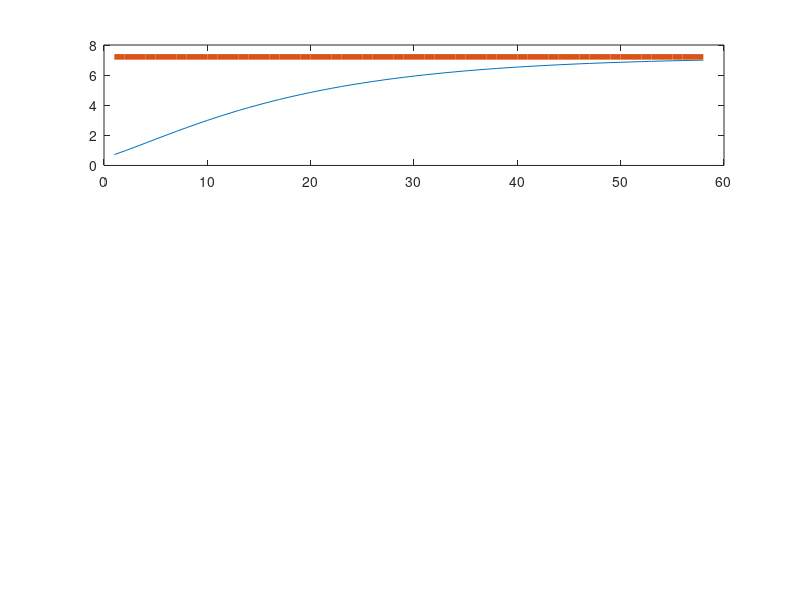

Source code (MATLAB): (Note: this script raises an error after producing the figure.)
% perfect foresight transitional dynamics for the one sector growth model

clear
clc
close all

% parameters are capital's share, the depreciation rate for capital, the
% subjective discount factor and the inverse of the elasticity of
% intertemporal substitution of consumption.  
alpha = 0.36;
delta = 0.06;
beta = 0.96;
sigma = 2.0;

% Additional parameters is the length of the transition.  
simlength = 175;

% smoothing parameters which governs the speed with which the path of
% capital is updated.  
lambda = 0.6; 

% steady state of the model
zss = 1.0;
kterm = 1.0/beta - (1.0 - delta);
kss = alpha*zss/kterm;
kss = kss^(1.0/(1.0 - alpha));
css = zss*(kss^alpha) - delta*kss;

yss = zss*(kss^alpha);
iss = delta*kss;
rss = alpha*yss/kss - delta;

disp ( ' Perfect Foresight Transitional Dynamics of the One-Sector Growth Model ' )
disp ( ' ' )
disp ( ' remark: if T is too small, then the model will not return to the steady state ' )
disp ( ' ' )

%%%%%%%%%%%%%%%%%%%%%%%%%%%%%%%%%%%%%
%                                   %
%      Transitional Dyanmics        %
%                                   %
%%%%%%%%%%%%%%%%%%%%%%%%%%%%%%%%%%%%%


zvec = ones(1,simlength-1)*zss;
kvec = ones(1, simlength-1)*kss;

precision = 0.0001;
distance = 2.0*precision;
iteration = 0;

kvec(1) = 0.1*kss;

while (distance > precision)
    
    % solve for real interest rates implied by the conjectured path of k
    rvec = alpha*zvec.*(kvec.^(alpha - 1.0)) - delta;
      
    % solve for path of consumption, critically note that if r(T+1) is the
    % steady state level, then c(T-1) must equal css.  Starting at this
    % value, we solve backwards for the path of consumption implied by real
    % interest rates.
    cvec = zeros(1, simlength - 1);
    
    t = simlength - 1;
    cvec(t) = css;
    for t = simlength - 2:-1:1
        eulerterm = beta*(1.0 + rvec(t+1));
        eulerterm = eulerterm^(-1.0/sigma);
        cvec(t) = eulerterm*cvec(t+1);
    end
    
    % Output in each period <i>using the conjectured path for k<i> is used,
    % alongside consumption, to derive an implied path that is Tk.
    yvec = zvec.*(kvec.^alpha);
    
    Tkvec = zeros(1, simlength - 1);
    Tkvec(1) = kvec(1);
    for t = 1:1:simlength - 2
        Tkvec(t+1) = (1.0 - delta)*Tkvec(t) + yvec(t) - cvec(t);
    end
        
    % The algorithm stops when k = Tk.  
    distance = max(abs(kvec - Tkvec)); iteration = iteration + 1;
    s = sprintf ( ' iteration = %4d     ||Tk - k|| = %8.4f ', iteration, distance);
    disp(s)
    
    kvec = lambda.*kvec + (1.0 - lambda).*Tkvec;

end

ivec = [kvec(2:simlength-1) kss] - (1.0 - delta)*kvec(1:simlength-1);

time = 1:1:floor((simlength-1)/3);
figure

subplot(311)
plot(time, kvec(time), time, ones(size(time))*kss, 'LineWidth',4)
legend( ' k_{t} ', ' k_{steady state} ', 'Location', 'SE')
ylabel ( ' level ', 'FontSize', 14 )

subplot(312)
plot(time, yvec(time), time, ones(size(time))*yss, 'LineWidth',4)
legend(' y_{t} ', ' y_{steady state} ', 'Location', 'SE')
ylabel ( ' level', 'FontSize', 14 )

subplot(313)
plot(time, cvec(time), time, ones(size(time))*css, 'LineWidth',4)
legend( ' c_{t} ', ' c_{steady state} ', 'Location', 'SE')
ylabel ( ' level ', 'FontSize', 14 )

    
    

